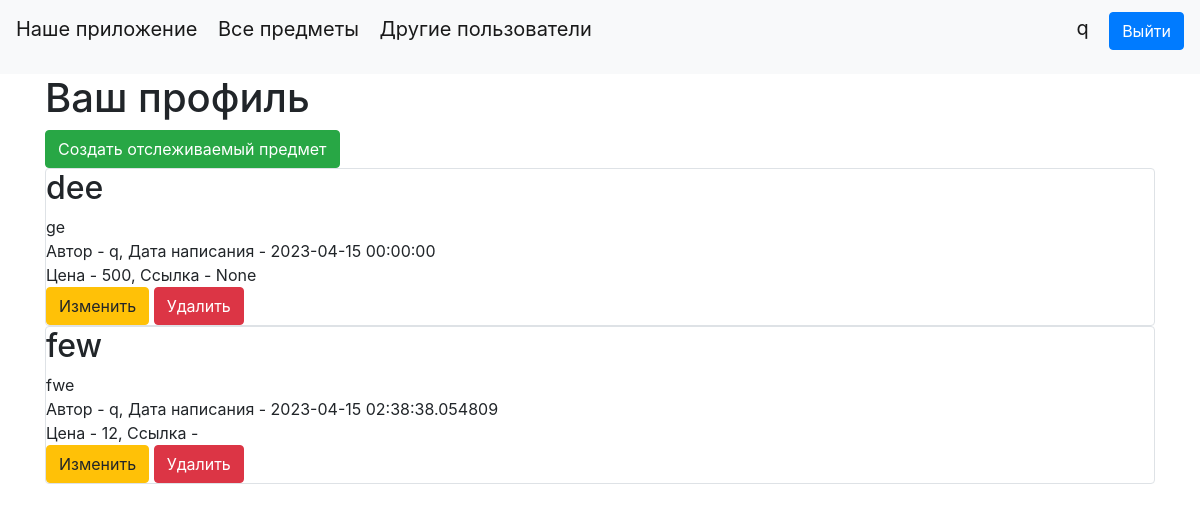
The app's page /account (signed in) with its own data.
### data/users.py (models this page shows, shortened)
class User(SqlAlchemyBase, UserMixin, SerializerMixin):
    __tablename__ = 'users'
    id = sqlalchemy.Column(sqlalchemy.Integer,
                           primary_key=True, autoincrement=True)
    name = sqlalchemy.Column(sqlalchemy.String, nullable=True)
    about = sqlalchemy.Column(sqlalchemy.String, nullable=True)
    email = sqlalchemy.Column(sqlalchemy.String,
                              index=True, unique=True, nullable=True)
    hashed_password = sqlalchemy.Column(sqlalchemy.String, nullable=True)
    created_date = sqlalchemy.Column(sqlalchemy.DateTime,
                                     default=datetime.datetime.now)
    items = orm.relationship("Items", back_populates='user')

### data/items.py (models this page shows)
class Items(SqlAlchemyBase, UserMixin, SerializerMixin):
    __tablename__ = 'items'
    id = sqlalchemy.Column(sqlalchemy.Integer, primary_key=True, autoincrement=True)
    creator = sqlalchemy.Column(sqlalchemy.String, default='Other')
    title = sqlalchemy.Column(sqlalchemy.String, nullable=True)
    content = sqlalchemy.Column(sqlalchemy.String, nullable=True)
    created_date = sqlalchemy.Column(sqlalchemy.DateTime, default=datetime.datetime.now)
    is_private = sqlalchemy.Column(sqlalchemy.Boolean, default=True)
    price = sqlalchemy.Column(sqlalchemy.Integer, default=0)
    link = sqlalchemy.Column(sqlalchemy.String, default='None')
    categories = orm.relationship("Category",
                                  secondary="association",
                                  backref="items")
    user_id = sqlalchemy.Column(sqlalchemy.Integer, sqlalchemy.ForeignKey("users.id"))
    user = orm.relationship('User')

### main.py (the view)
@app.route("/account")
def account():
    db_sess = db_session.create_session()
    if current_user.is_authenticated:
        items = db_sess.query(Items).filter(
            (Items.user == current_user) | (Items.is_private != True))
    else:
        items = None
    return render_template("account.html", items=items)

### data/db_session.py (called while the page is built)
def create_session() -> Session:
    global __factory
    return __factory()

### main.py (called while the page is built)
@login_manager.user_loader
def load_user(user_id):
    db_sess = db_session.create_session()
    return db_sess.query(User).get(user_id)

### templates/account.html
{% extends "base.html" %}
{% block content %}
<h1>Ваш профиль</h1>
<a href="/items_add" class="btn btn-success"> Создать отслеживаемый предмет </a>
{% for item in items %}
{% if item.user == current_user %}
<div class="col-md6 border rounded">
        <h2>{{item.title}}</h2>
        <div>
            {{item.content}}
        </div>
        <div>
            Автор - {{item.creator}}, Дата написания - {{item.created_date}}
        </div>
        <div>
            Цена - {{item.price}}, Ссылка - {{item.link}}
        </div>
        <div>
            <a href="/items_edit/{{ item.id }}" class="btn btn-warning">
                Изменить
            </a>
            <a href="/items_delete/{{ item.id }}" class="btn btn-danger">
                Удалить
            </a>
        </div>
</div>
{% endif %}
{% endfor %}
{% endblock %}

### templates/base.html (shortened to what this page needs)
<!doctype html>
<html lang="en">
<head>
    <link rel="stylesheet"
          href="https://stackpath.bootstrapcdn.com/bootstrap/4.4.1/css/bootstrap.min.css"
>
</head>
<body>
<header>
    <nav class="navbar navbar-light bg-light">
        <p>
            <a class="navbar-brand" href="/about">Наше приложение</a>
            <a class="navbar-brand" href="/">Все предметы</a>
            <a class="navbar-brand" href="/other_users"> Другие пользователи</a>
        </p>
        {% if current_user.is_authenticated %}
            <p>
                <a class="navbar-brand" href="/account">{{ current_user.name }}</a>
                <a class="btn btn-primary" href="/logout">Выйти</a>
            </p>
        {% else %}
            <p>
                <a class="btn btn-primary " href="/register">Зарегистрироваться</a>
                <a class="btn btn-success" href="/login">Войти</a>
            </p>
        {% endif %}
    </nav>
</header>
<main role="main" class="container">
    {% block content %}{% endblock %}
</main>
</body>
</html>

### records on screen
User: name "q"
Items: title "dee", content "ge", creator "q", created_date "2023-04-15 00:00:00", price "500", link "None"
Items: title "few", content "fwe", creator "q", created_date "2023-04-15 02:38:38.054809", price "12"
